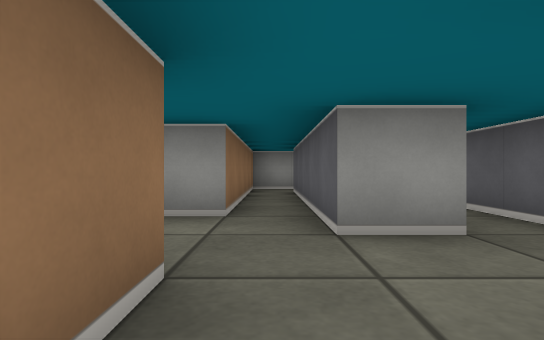
[1] (above)

20 first-person views from a walk through a cub3D ray-caster map. The camera is about half as high as the walls, looks level and sees 80° across. The floor is counted in squares. Each view is taken from the middle of a square. On the plan, view 1 faces up. The plan holds only what a view shows up to about 9 squares ahead; the rest is blank.

[2]
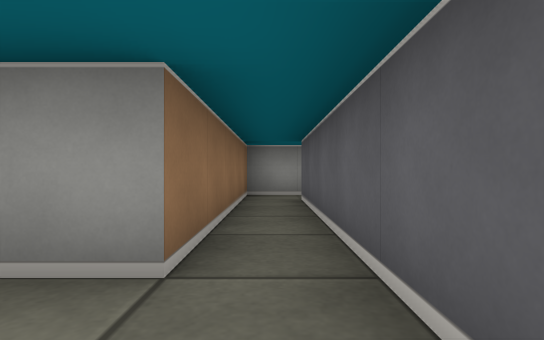

[3]
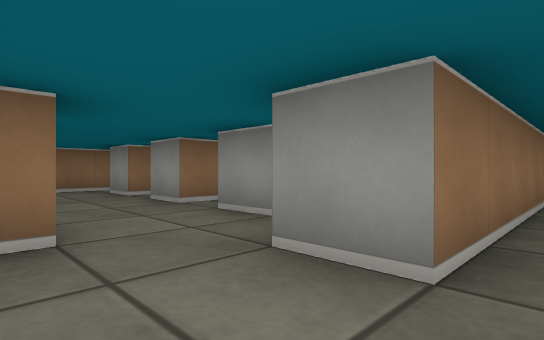

[4]
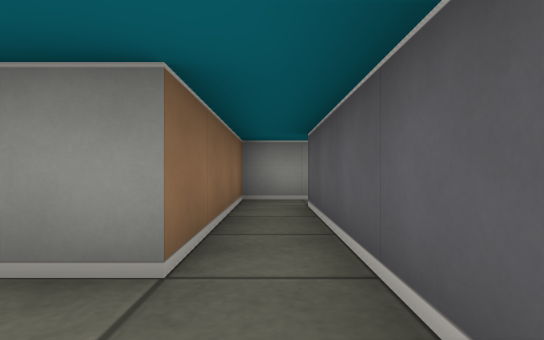

[5]
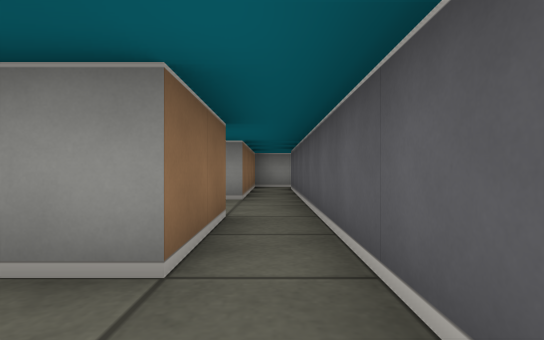

[6]
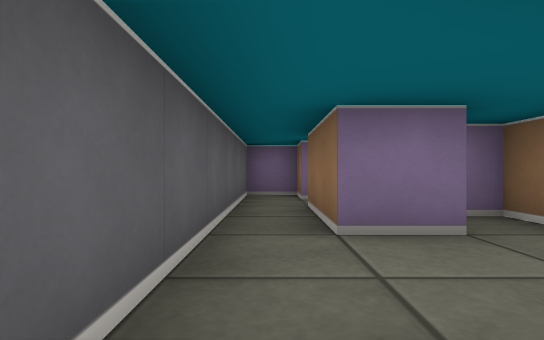

[7]
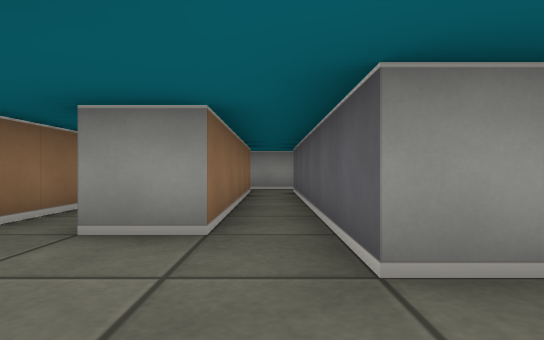

[8]
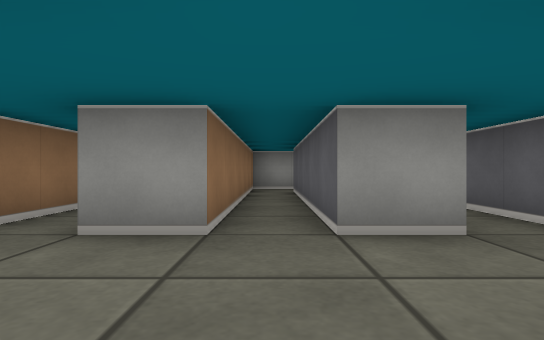

[9]
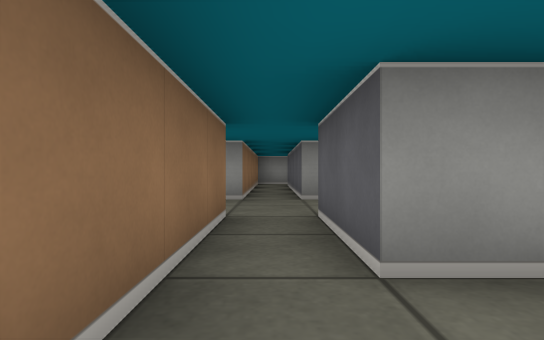

[10]
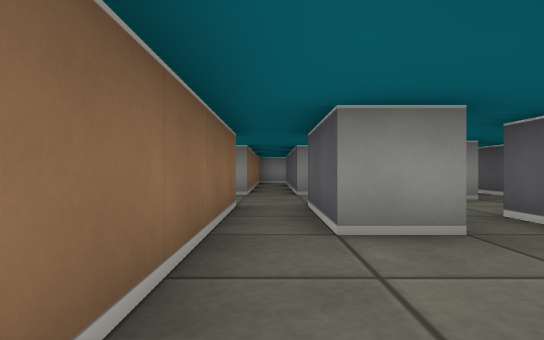

[11]
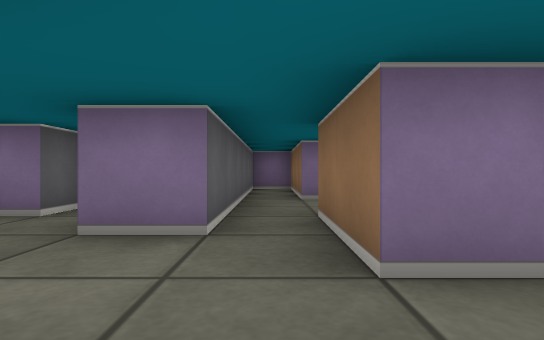

[12]
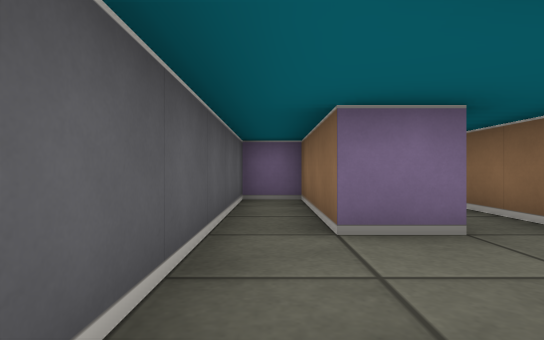

[13]
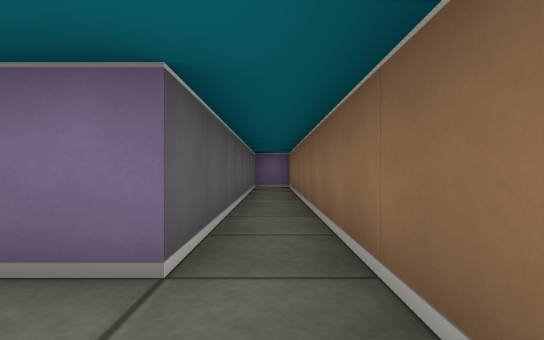

[14]
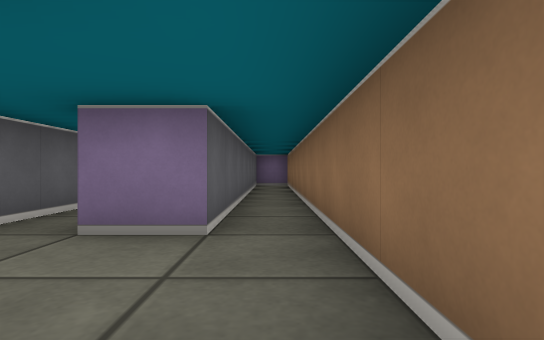

[15]
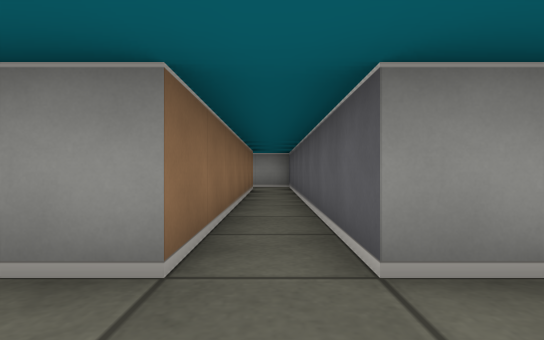

[16]
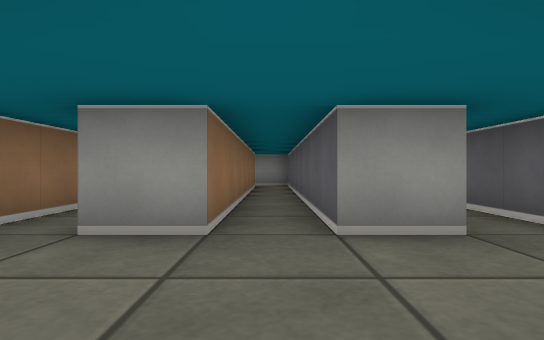

[17]
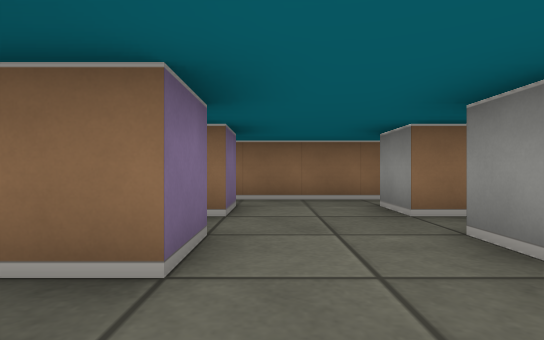

[18]
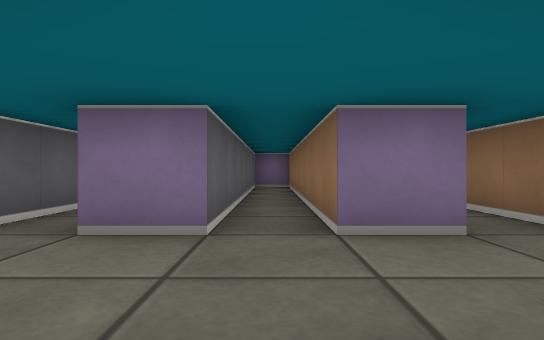

[19]
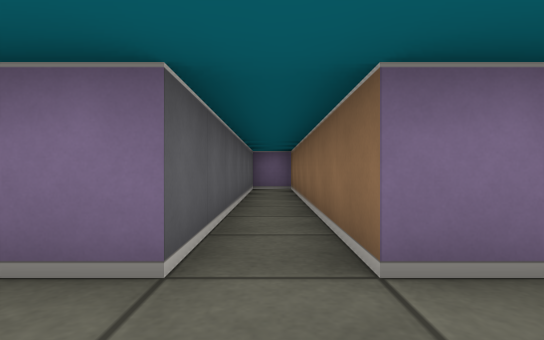

[20]
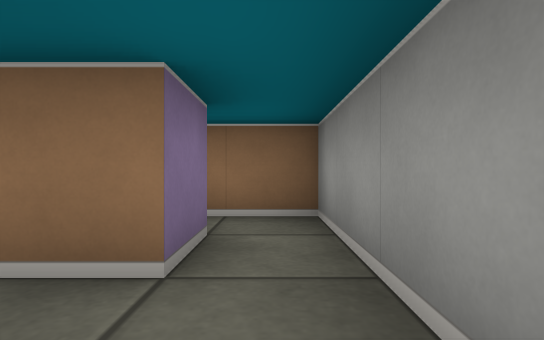

### Floor plan
Ten units are one square. View 1 is at (0, 0); x grows to the right and y downward. Boxes are objects, and circles mark ways between rooms. Rooms are numbered by the first view taken in them; rooms with no view inside come last. Other rooms are left out.
<svg viewBox="-81 -125 116 220">
<path fill="none" stroke="#000" d="M6 -85 -5 -85 -5 -35 -15 -35M5 -25 5 -74M-15 -15 -5 -15 -5 5 0 5M5 2 5 -5M5 -5 15 -5 15 15M25 15 25 -55M26 -65 15 -65 15 -25 5 -25M15 25 15 35 25 35 25 15M15 15 6 15M-14 -105 -35 -105M-35 -95 -25 -95 -25 -45 -35 -45M-15 -35 -15 -94M-35 -25 -25 -25 -25 -5M-15 -5 -15 -15M-35 -45 -35 -95M-55 -25 -45 -25 -45 -5M-35 -5 -35 -25M-35 -105 -45 -105 -45 -45 -55 -45M-45 -5 -45 90M-35 86 -35 15M-55 -45 -55 -120M-76 -25 -65 -25 -65 45 -55 45M-65 -112 -65 -45 -75 -45M-55 42 -55 -25M-35 15 -25 15 -25 45 -15 45 -15 -5M-25 -5 -35 -5"/>
<circle cx="10" cy="-15" r="3" fill="#2a7"/>
<circle cx="-10" cy="-25" r="3" fill="#2a7"/>
<circle cx="20" cy="5" r="3" fill="#2a7"/>
<circle cx="-30" cy="-100" r="3" fill="#2a7"/>
<circle cx="-30" cy="-35" r="3" fill="#2a7"/>
<circle cx="-20" cy="-10" r="3" fill="#2a7"/>
<circle cx="-40" cy="-15" r="3" fill="#2a7"/>
<circle cx="-50" cy="-35" r="3" fill="#2a7"/>
<circle cx="-30" cy="5" r="3" fill="#2a7"/>
<text x="30" y="-80">1</text>
<text x="20" y="-20">2</text>
<text x="20" y="20">3</text>
<text x="20" y="-100">4</text>
<text x="-40" y="-50">5</text>
<text x="-40" y="40">6</text>
<text x="-60" y="-40">7</text>
<text x="-20" y="20">8</text>
</svg>
Room 1 opens to room 2. Room 1 opens to room 4. Room 2 opens to room 3. Room 4 opens to room 5. Room 4 opens to room 8. Room 5 opens to room 6. Room 5 opens to room 7. Room 6 opens to room 8.

Where each view was taken, in squares from view 1:
view 1: 0 up, 0 right, facing up
view 2: 2 up, 0 right, facing up
view 3: 2 up, 0 right, facing up-left
view 4: 1 up, 2 right, facing up
view 5: 3 down, 2 right, facing up
view 6: 3 up, 2 right, facing down
view 7: 2 up, 2 left, facing up
view 8: 2 up, 4 left, facing up
view 9: 1 down, 4 left, facing up
view 10: 2 down, 4 left, facing up
view 11: 4 up, 2 left, facing down
view 12: 1 up, 2 left, facing down
view 13: 0 up, 4 left, facing down
view 14: 1 up, 4 left, facing down
view 15: 3 up, 6 left, facing up
view 16: 2 up, 6 left, facing up
view 17: 3 up, 3 left, facing left
view 18: 5 up, 6 left, facing down
view 19: 4 up, 6 left, facing down
view 20: 10 up, 1 left, facing left
